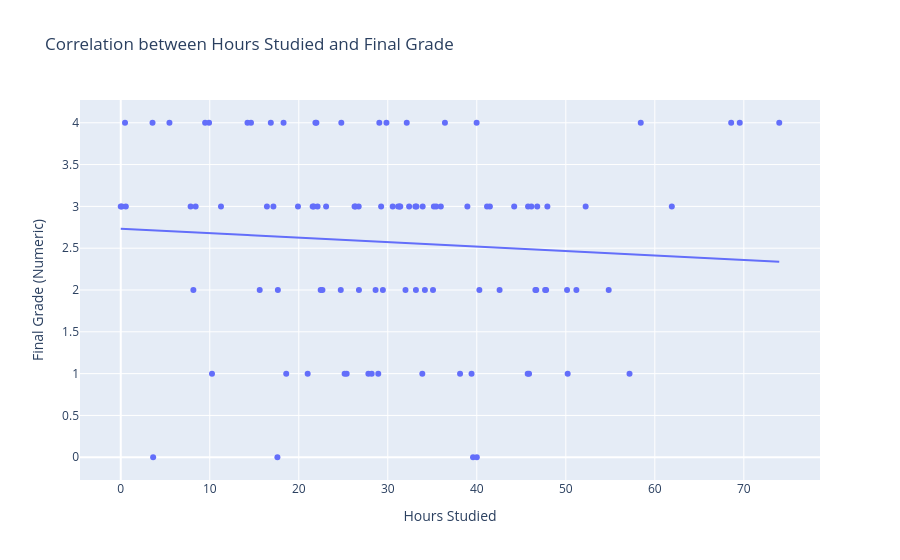

Write notebook code for a chart like this one.
### Code cell
fig = px.scatter(
    enrollments,
    x="hours_studied",
    y=final_grade_numeric,
    trendline="ols",
    title="Correlation between Hours Studied and Final Grade",
    labels={"hours_studied": "Hours Studied", "y": "Final Grade (Numeric)"},
)
fig.show()
